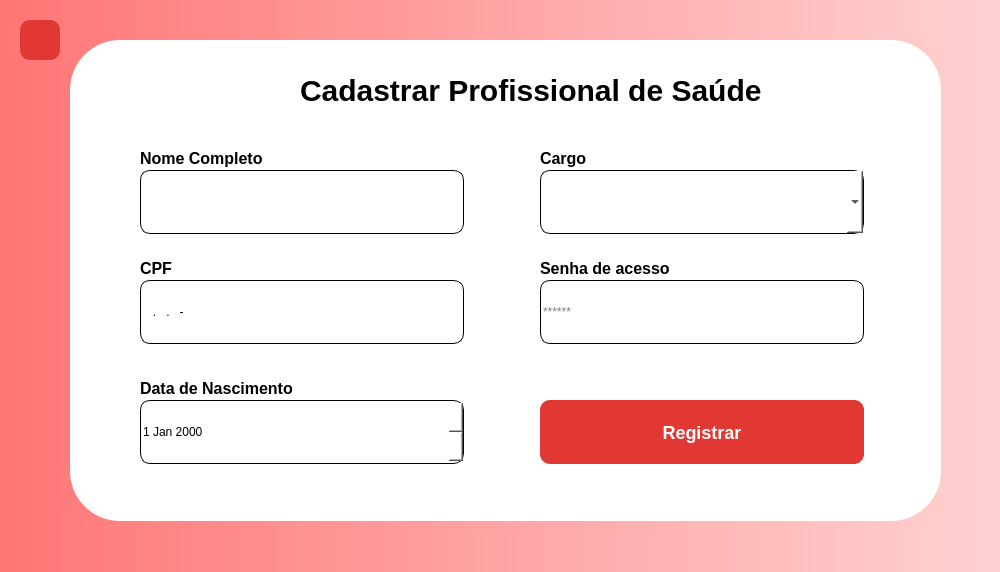
<?xml version="1.0" encoding="UTF-8"?>
<ui version="4.0">
 <class>RegisterProfissionalSaude</class>
 <widget class="QMainWindow" name="RegisterProfissionalSaude">
  <property name="geometry">
   <rect>
    <x>0</x>
    <y>0</y>
    <width>1000</width>
    <height>572</height>
   </rect>
  </property>
  <property name="minimumSize">
   <size>
    <width>1000</width>
    <height>572</height>
   </size>
  </property>
  <property name="maximumSize">
   <size>
    <width>1000</width>
    <height>572</height>
   </size>
  </property>
  <property name="windowTitle">
   <string>Cadastrar Profissional de saúde</string>
  </property>
  <property name="styleSheet">
   <string notr="true">QWidget#centralwidget{background-color: qlineargradient(spread:pad, x1:0, y1:0, x2:1, y2:0, stop:0 rgba(255,118,118,1), stop:1 rgba(255,210,210,1));}</string>
  </property>
  <widget class="QWidget" name="centralwidget">
   <widget class="QFrame" name="frLogarForm">
    <property name="geometry">
     <rect>
      <x>70</x>
      <y>40</y>
      <width>871</width>
      <height>481</height>
     </rect>
    </property>
    <property name="styleSheet">
     <string notr="true">background: #FFFFFF;
border-radius: 50px;
</string>
    </property>
    <property name="frameShape">
     <enum>QFrame::StyledPanel</enum>
    </property>
    <property name="frameShadow">
     <enum>QFrame::Raised</enum>
    </property>
    <widget class="QLabel" name="txtCadastrar">
     <property name="geometry">
      <rect>
       <x>230</x>
       <y>30</y>
       <width>471</width>
       <height>41</height>
      </rect>
     </property>
     <property name="font">
      <font>
       <pointsize>-1</pointsize>
       <bold>true</bold>
      </font>
     </property>
     <property name="styleSheet">
      <string notr="true">font-weight: 700;
font-size: 30px;
line-height: 36px;
color: #000000;

</string>
     </property>
     <property name="text">
      <string>Cadastrar Profissional de Saúde</string>
     </property>
    </widget>
    <widget class="QLineEdit" name="inputNomeCompleto">
     <property name="geometry">
      <rect>
       <x>70</x>
       <y>130</y>
       <width>324</width>
       <height>64</height>
      </rect>
     </property>
     <property name="styleSheet">
      <string notr="true">
background: #FFFFFF;
border: 0.5px solid #000000;
border-radius: 10px;
</string>
     </property>
    </widget>
    <widget class="QLabel" name="txtNomeCompleto">
     <property name="geometry">
      <rect>
       <x>70</x>
       <y>110</y>
       <width>321</width>
       <height>17</height>
      </rect>
     </property>
     <property name="styleSheet">
      <string notr="true">font-weight: 700;
font-size: 16px;
line-height: 19px;
color: #000000;

</string>
     </property>
     <property name="text">
      <string>Nome Completo</string>
     </property>
    </widget>
    <widget class="QLineEdit" name="inputCpf">
     <property name="geometry">
      <rect>
       <x>70</x>
       <y>240</y>
       <width>324</width>
       <height>64</height>
      </rect>
     </property>
     <property name="styleSheet">
      <string notr="true">
background: #FFFFFF;
border: 0.5px solid #000000;
border-radius: 10px;
</string>
     </property>
     <property name="inputMask">
      <string>000.000.000-00</string>
     </property>
     <property name="placeholderText">
      <string>000.000.000-00</string>
     </property>
    </widget>
    <widget class="QLabel" name="txtCpf">
     <property name="geometry">
      <rect>
       <x>70</x>
       <y>220</y>
       <width>321</width>
       <height>17</height>
      </rect>
     </property>
     <property name="styleSheet">
      <string notr="true">font-weight: 700;
font-size: 16px;
line-height: 19px;
color: #000000;

</string>
     </property>
     <property name="text">
      <string>CPF</string>
     </property>
    </widget>
    <widget class="QPushButton" name="buttonRegistrar">
     <property name="geometry">
      <rect>
       <x>470</x>
       <y>360</y>
       <width>324</width>
       <height>64</height>
      </rect>
     </property>
     <property name="styleSheet">
      <string notr="true">background: #E13833;
border-radius: 10px;
font-weight: 700;
font-size: 18px;
color: #FFFFFF;

</string>
     </property>
     <property name="text">
      <string>Registrar</string>
     </property>
    </widget>
    <widget class="QDateEdit" name="inputDataNascimento">
     <property name="geometry">
      <rect>
       <x>70</x>
       <y>360</y>
       <width>324</width>
       <height>64</height>
      </rect>
     </property>
     <property name="styleSheet">
      <string notr="true">color: black;
background: #FFFFFF;
border: 0.5px solid #000000;
border-radius: 10px;
</string>
     </property>
    </widget>
    <widget class="QLabel" name="txtNascimento">
     <property name="geometry">
      <rect>
       <x>70</x>
       <y>340</y>
       <width>321</width>
       <height>17</height>
      </rect>
     </property>
     <property name="styleSheet">
      <string notr="true">font-weight: 700;
font-size: 16px;
line-height: 19px;
color: #000000;

</string>
     </property>
     <property name="text">
      <string>Data de Nascimento</string>
     </property>
    </widget>
    <widget class="QLabel" name="txtCargo">
     <property name="geometry">
      <rect>
       <x>470</x>
       <y>110</y>
       <width>321</width>
       <height>17</height>
      </rect>
     </property>
     <property name="styleSheet">
      <string notr="true">font-weight: 700;
font-size: 16px;
line-height: 19px;
color: #000000;

</string>
     </property>
     <property name="text">
      <string>Cargo</string>
     </property>
    </widget>
    <widget class="QLineEdit" name="inputSenha">
     <property name="geometry">
      <rect>
       <x>470</x>
       <y>240</y>
       <width>324</width>
       <height>64</height>
      </rect>
     </property>
     <property name="styleSheet">
      <string notr="true">
background: #FFFFFF;
border: 0.5px solid #000000;
border-radius: 10px;
</string>
     </property>
     <property name="inputMask">
      <string/>
     </property>
     <property name="text">
      <string/>
     </property>
     <property name="echoMode">
      <enum>QLineEdit::Password</enum>
     </property>
     <property name="placeholderText">
      <string>******</string>
     </property>
    </widget>
    <widget class="QLabel" name="txtSenha">
     <property name="geometry">
      <rect>
       <x>470</x>
       <y>220</y>
       <width>321</width>
       <height>17</height>
      </rect>
     </property>
     <property name="styleSheet">
      <string notr="true">font-weight: 700;
font-size: 16px;
line-height: 19px;
color: #000000;

</string>
     </property>
     <property name="text">
      <string>Senha de acesso</string>
     </property>
    </widget>
    <widget class="QComboBox" name="inputCargo">
     <property name="geometry">
      <rect>
       <x>470</x>
       <y>130</y>
       <width>324</width>
       <height>64</height>
      </rect>
     </property>
     <property name="styleSheet">
      <string notr="true">
background: #FFFFFF;
border: 0.5px solid #000000;
border-radius: 10px;
</string>
     </property>
    </widget>
    <widget class="QLabel" name="errorNomeCompleto">
     <property name="geometry">
      <rect>
       <x>70</x>
       <y>200</y>
       <width>311</width>
       <height>16</height>
      </rect>
     </property>
     <property name="styleSheet">
      <string notr="true">color:#ff0000</string>
     </property>
     <property name="text">
      <string/>
     </property>
    </widget>
    <widget class="QLabel" name="errorCpf">
     <property name="geometry">
      <rect>
       <x>70</x>
       <y>310</y>
       <width>321</width>
       <height>16</height>
      </rect>
     </property>
     <property name="styleSheet">
      <string notr="true">color:#ff0000</string>
     </property>
     <property name="text">
      <string/>
     </property>
    </widget>
    <widget class="QLabel" name="errorCargo">
     <property name="geometry">
      <rect>
       <x>470</x>
       <y>200</y>
       <width>321</width>
       <height>16</height>
      </rect>
     </property>
     <property name="styleSheet">
      <string notr="true">color:#ff0000</string>
     </property>
     <property name="text">
      <string/>
     </property>
    </widget>
    <widget class="QLabel" name="errorSenha">
     <property name="geometry">
      <rect>
       <x>470</x>
       <y>310</y>
       <width>321</width>
       <height>16</height>
      </rect>
     </property>
     <property name="styleSheet">
      <string notr="true">color:#ff0000</string>
     </property>
     <property name="text">
      <string/>
     </property>
    </widget>
    <widget class="QLabel" name="errorDataNascimento">
     <property name="geometry">
      <rect>
       <x>70</x>
       <y>430</y>
       <width>321</width>
       <height>16</height>
      </rect>
     </property>
     <property name="styleSheet">
      <string notr="true">color:#ff0000</string>
     </property>
     <property name="text">
      <string/>
     </property>
    </widget>
   </widget>
   <widget class="QPushButton" name="buttonReturn">
    <property name="geometry">
     <rect>
      <x>20</x>
      <y>20</y>
      <width>40</width>
      <height>40</height>
     </rect>
    </property>
    <property name="sizePolicy">
     <sizepolicy hsizetype="Minimum" vsizetype="Fixed">
      <horstretch>40</horstretch>
      <verstretch>40</verstretch>
     </sizepolicy>
    </property>
    <property name="minimumSize">
     <size>
      <width>40</width>
      <height>40</height>
     </size>
    </property>
    <property name="maximumSize">
     <size>
      <width>40</width>
      <height>40</height>
     </size>
    </property>
    <property name="styleSheet">
     <string notr="true">QPushButton{

background: #E13833;
border-radius: 10px;
color:#ffffff;
}
QPushButton:hover{
background: #992C29;
border-radius: 10px;
color:#ffffff;
}

</string>
    </property>
    <property name="text">
     <string/>
    </property>
    <property name="icon">
     <iconset resource="../../../resouces.qrc">
      <normaloff>:/assets/icons/return.png</normaloff>:/assets/icons/return.png</iconset>
    </property>
   </widget>
  </widget>
  <widget class="QMenuBar" name="menubar">
   <property name="geometry">
    <rect>
     <x>0</x>
     <y>0</y>
     <width>1000</width>
     <height>0</height>
    </rect>
   </property>
   <property name="maximumSize">
    <size>
     <width>16777215</width>
     <height>0</height>
    </size>
   </property>
  </widget>
  <widget class="QStatusBar" name="statusbar">
   <property name="maximumSize">
    <size>
     <width>16777215</width>
     <height>0</height>
    </size>
   </property>
  </widget>
 </widget>
 <resources>
  <include location="../../../resouces.qrc"/>
 </resources>
 <connections/>
</ui>
